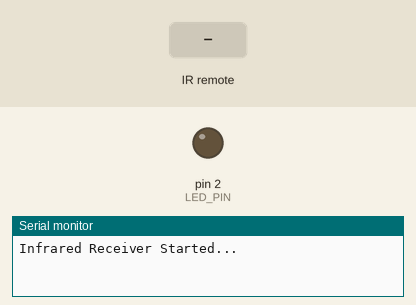
Recording of a sketch running on a simulated Arduino Uno, built with avr-gcc and run on an emulated ATmega328P. Shown: output pins drawn as LEDs (lit = HIGH), the last lines printed to the serial monitor. The test bench sets the inputs (shaded band).

Above: at 3.2 s.
3.3 s: infrared code 0xAE629AD3 received
At 4.5 s:
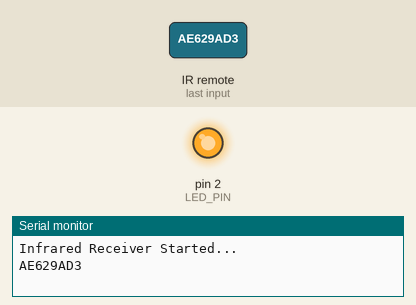
4.8 s: infrared code 0x85B144C2 received
At 5.7 s:
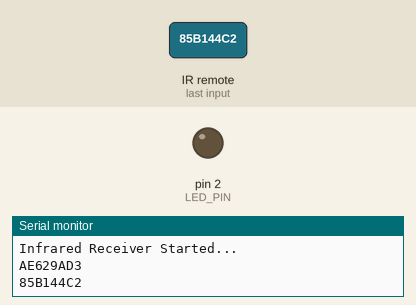
Timing chart, 0 to 7.8 s (numbered marks = the images above; inputs shaded):
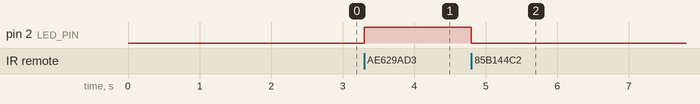

Measured:
- after the input at 3.3 s, pin 2 (LED_PIN): LOW → HIGH at once
- after the input at 4.8 s, pin 2 (LED_PIN): HIGH → LOW at once

The sketch:

controlling-led-with-infrared-receiver.ino
```cpp
// This sketch has been modified based on the original sketch
// written by Ken Shirriff
#include <IRremote.h>

#define RECV_PIN  11 //Pin for IR-receiver
#define LED_PIN   2
#define HEX_CODE_PLUS_BTN   0xAE629AD3
#define HEX_CODE_MINUS_BTN  0x85B144C2

IRrecv irrecv(RECV_PIN); // Create IRrecv object
decode_results results;  // Create object to store results

void setup()
{
  irrecv.enableIRIn();   // Start the receiver
  Serial.begin(9600);    // Start serial communications
  delay(2000);
  Serial.println("Infrared Receiver Started...");
  pinMode(LED_PIN, OUTPUT);     // Connect LED to GPIO2
  digitalWrite(LED_PIN, LOW);  // Turn LED of from beginning
}

void loop()
{
  if (irrecv.decode(&results))
  {
    Serial.println(results.value, HEX);
    if (results.value == HEX_CODE_PLUS_BTN) {digitalWrite(LED_PIN, HIGH);}
    if (results.value == HEX_CODE_MINUS_BTN) {digitalWrite(LED_PIN, LOW);}
    irrecv.resume(); // Receive the next value
  }
}
```
